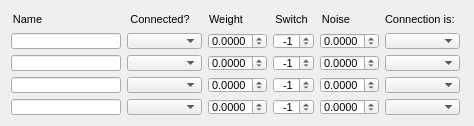
  <widget class="QWidget" name="layoutWidget_5">
   <property name="geometry">
    <rect>
     <x>9</x>
     <y>270</y>
     <width>466</width>
     <height>108</height>
    </rect>
   </property>
   <layout class="QHBoxLayout" name="horizontalLayout_15">
    <item>
     <layout class="QVBoxLayout" name="verticalLayout_37">
      <item>
       <widget class="QLabel" name="label_42">
        <property name="sizePolicy">
         <sizepolicy hsizetype="Fixed" vsizetype="Preferred">
          <horstretch>0</horstretch>
          <verstretch>0</verstretch>
         </sizepolicy>
        </property>
        <property name="minimumSize">
         <size>
          <width>33</width>
          <height>16</height>
         </size>
        </property>
        <property name="maximumSize">
         <size>
          <width>33</width>
          <height>16</height>
         </size>
        </property>
        <property name="font">
         <font>
          <pointsize>8</pointsize>
         </font>
        </property>
        <property name="text">
         <string>Name</string>
        </property>
        <property name="alignment">
         <set>Qt::AlignCenter</set>
        </property>
       </widget>
      </item>
      <item>
       <widget class="QLineEdit" name="unit2Unit1ConnNameLineEdit">
        <property name="sizePolicy">
         <sizepolicy hsizetype="Fixed" vsizetype="Fixed">
          <horstretch>0</horstretch>
          <verstretch>0</verstretch>
         </sizepolicy>
        </property>
        <property name="minimumSize">
         <size>
          <width>110</width>
          <height>16</height>
         </size>
        </property>
        <property name="maximumSize">
         <size>
          <width>110</width>
          <height>16</height>
         </size>
        </property>
        <property name="font">
         <font>
          <pointsize>8</pointsize>
         </font>
        </property>
        <property name="readOnly">
         <bool>true</bool>
        </property>
       </widget>
      </item>
      <item>
       <widget class="QLineEdit" name="unit2Unit2ConnNameLineEdit">
        <property name="sizePolicy">
         <sizepolicy hsizetype="Fixed" vsizetype="Fixed">
          <horstretch>0</horstretch>
          <verstretch>0</verstretch>
         </sizepolicy>
        </property>
        <property name="minimumSize">
         <size>
          <width>110</width>
          <height>16</height>
         </size>
        </property>
        <property name="maximumSize">
         <size>
          <width>110</width>
          <height>16</height>
         </size>
        </property>
        <property name="font">
         <font>
          <pointsize>8</pointsize>
         </font>
        </property>
        <property name="readOnly">
         <bool>true</bool>
        </property>
       </widget>
      </item>
      <item>
       <widget class="QLineEdit" name="unit2Unit3ConnNameLineEdit">
        <property name="sizePolicy">
         <sizepolicy hsizetype="Fixed" vsizetype="Fixed">
          <horstretch>0</horstretch>
          <verstretch>0</verstretch>
         </sizepolicy>
        </property>
        <property name="minimumSize">
         <size>
          <width>110</width>
          <height>16</height>
         </size>
        </property>
        <property name="maximumSize">
         <size>
          <width>110</width>
          <height>16</height>
         </size>
        </property>
        <property name="font">
         <font>
          <pointsize>8</pointsize>
         </font>
        </property>
        <property name="readOnly">
         <bool>true</bool>
        </property>
       </widget>
      </item>
      <item>
       <widget class="QLineEdit" name="unit2Unit4ConnNameLineEdit">
        <property name="sizePolicy">
         <sizepolicy hsizetype="Fixed" vsizetype="Fixed">
          <horstretch>0</horstretch>
          <verstretch>0</verstretch>
         </sizepolicy>
        </property>
        <property name="minimumSize">
         <size>
          <width>110</width>
          <height>16</height>
         </size>
        </property>
        <property name="maximumSize">
         <size>
          <width>110</width>
          <height>16</height>
         </size>
        </property>
        <property name="font">
         <font>
          <pointsize>8</pointsize>
         </font>
        </property>
        <property name="readOnly">
         <bool>true</bool>
        </property>
       </widget>
      </item>
     </layout>
    </item>
    <item>
     <layout class="QVBoxLayout" name="verticalLayout_38">
      <item>
       <widget class="QLabel" name="label_43">
        <property name="sizePolicy">
         <sizepolicy hsizetype="Fixed" vsizetype="Preferred">
          <horstretch>0</horstretch>
          <verstretch>0</verstretch>
         </sizepolicy>
        </property>
        <property name="minimumSize">
         <size>
          <width>66</width>
          <height>16</height>
         </size>
        </property>
        <property name="maximumSize">
         <size>
          <width>66</width>
          <height>16</height>
         </size>
        </property>
        <property name="font">
         <font>
          <pointsize>8</pointsize>
         </font>
        </property>
        <property name="text">
         <string>Connected?</string>
        </property>
        <property name="alignment">
         <set>Qt::AlignCenter</set>
        </property>
       </widget>
      </item>
      <item>
       <widget class="QComboBox" name="unit2Unit1ConnectedComboBox">
        <property name="sizePolicy">
         <sizepolicy hsizetype="Fixed" vsizetype="Fixed">
          <horstretch>0</horstretch>
          <verstretch>0</verstretch>
         </sizepolicy>
        </property>
        <property name="minimumSize">
         <size>
          <width>75</width>
          <height>16</height>
         </size>
        </property>
        <property name="maximumSize">
         <size>
          <width>75</width>
          <height>16</height>
         </size>
        </property>
        <property name="font">
         <font>
          <pointsize>8</pointsize>
         </font>
        </property>
       </widget>
      </item>
      <item>
       <widget class="QComboBox" name="unit2Unit2ConnectedComboBox">
        <property name="sizePolicy">
         <sizepolicy hsizetype="Fixed" vsizetype="Fixed">
          <horstretch>0</horstretch>
          <verstretch>0</verstretch>
         </sizepolicy>
        </property>
        <property name="minimumSize">
         <size>
          <width>75</width>
          <height>16</height>
         </size>
        </property>
        <property name="maximumSize">
         <size>
          <width>75</width>
          <height>16</height>
         </size>
        </property>
        <property name="font">
         <font>
          <pointsize>8</pointsize>
         </font>
        </property>
       </widget>
      </item>
      <item>
       <widget class="QComboBox" name="unit2Unit3ConnectedComboBox">
        <property name="sizePolicy">
         <sizepolicy hsizetype="Fixed" vsizetype="Fixed">
          <horstretch>0</horstretch>
          <verstretch>0</verstretch>
         </sizepolicy>
        </property>
        <property name="minimumSize">
         <size>
          <width>75</width>
          <height>16</height>
         </size>
        </property>
        <property name="maximumSize">
         <size>
          <width>75</width>
          <height>16</height>
         </size>
        </property>
        <property name="font">
         <font>
          <pointsize>8</pointsize>
         </font>
        </property>
       </widget>
      </item>
      <item>
       <widget class="QComboBox" name="unit2Unit4ConnectedComboBox">
        <property name="sizePolicy">
         <sizepolicy hsizetype="Fixed" vsizetype="Fixed">
          <horstretch>0</horstretch>
          <verstretch>0</verstretch>
         </sizepolicy>
        </property>
        <property name="minimumSize">
         <size>
          <width>75</width>
          <height>16</height>
         </size>
        </property>
        <property name="maximumSize">
         <size>
          <width>75</width>
          <height>16</height>
         </size>
        </property>
        <property name="font">
         <font>
          <pointsize>8</pointsize>
         </font>
        </property>
       </widget>
      </item>
     </layout>
    </item>
    <item>
     <layout class="QVBoxLayout" name="verticalLayout_39">
      <item>
       <widget class="QLabel" name="label_44">
        <property name="sizePolicy">
         <sizepolicy hsizetype="Fixed" vsizetype="Preferred">
          <horstretch>0</horstretch>
          <verstretch>0</verstretch>
         </sizepolicy>
        </property>
        <property name="minimumSize">
         <size>
          <width>36</width>
          <height>16</height>
         </size>
        </property>
        <property name="maximumSize">
         <size>
          <width>36</width>
          <height>16</height>
         </size>
        </property>
        <property name="font">
         <font>
          <pointsize>8</pointsize>
         </font>
        </property>
        <property name="text">
         <string>Weight</string>
        </property>
        <property name="alignment">
         <set>Qt::AlignCenter</set>
        </property>
       </widget>
      </item>
      <item>
       <widget class="QDoubleSpinBox" name="unit2Unit1WeightDoubleSpinBox">
        <property name="sizePolicy">
         <sizepolicy hsizetype="Fixed" vsizetype="Fixed">
          <horstretch>0</horstretch>
          <verstretch>0</verstretch>
         </sizepolicy>
        </property>
        <property name="minimumSize">
         <size>
          <width>59</width>
          <height>16</height>
         </size>
        </property>
        <property name="maximumSize">
         <size>
          <width>59</width>
          <height>16</height>
         </size>
        </property>
        <property name="font">
         <font>
          <pointsize>8</pointsize>
         </font>
        </property>
        <property name="wrapping">
         <bool>true</bool>
        </property>
        <property name="alignment">
         <set>Qt::AlignRight|Qt::AlignTrailing|Qt::AlignVCenter</set>
        </property>
        <property name="decimals">
         <number>4</number>
        </property>
        <property name="maximum">
         <double>1.000000000000000</double>
        </property>
        <property name="singleStep">
         <double>0.001000000000000</double>
        </property>
       </widget>
      </item>
      <item>
       <widget class="QDoubleSpinBox" name="unit2Unit2WeightDoubleSpinBox">
        <property name="sizePolicy">
         <sizepolicy hsizetype="Fixed" vsizetype="Fixed">
          <horstretch>0</horstretch>
          <verstretch>0</verstretch>
         </sizepolicy>
        </property>
        <property name="minimumSize">
         <size>
          <width>59</width>
          <height>16</height>
         </size>
        </property>
        <property name="maximumSize">
         <size>
          <width>59</width>
          <height>16</height>
         </size>
        </property>
        <property name="font">
         <font>
          <pointsize>8</pointsize>
         </font>
        </property>
        <property name="wrapping">
         <bool>true</bool>
        </property>
        <property name="alignment">
         <set>Qt::AlignRight|Qt::AlignTrailing|Qt::AlignVCenter</set>
        </property>
        <property name="decimals">
         <number>4</number>
        </property>
        <property name="maximum">
         <double>1.000000000000000</double>
        </property>
        <property name="singleStep">
         <double>0.001000000000000</double>
        </property>
       </widget>
      </item>
      <item>
       <widget class="QDoubleSpinBox" name="unit2Unit3WeightDoubleSpinBox">
        <property name="sizePolicy">
         <sizepolicy hsizetype="Fixed" vsizetype="Fixed">
          <horstretch>0</horstretch>
          <verstretch>0</verstretch>
         </sizepolicy>
        </property>
        <property name="minimumSize">
         <size>
          <width>59</width>
          <height>16</height>
         </size>
        </property>
        <property name="maximumSize">
         <size>
          <width>59</width>
          <height>16</height>
         </size>
        </property>
        <property name="font">
         <font>
          <pointsize>8</pointsize>
         </font>
        </property>
        <property name="wrapping">
         <bool>true</bool>
        </property>
        <property name="alignment">
         <set>Qt::AlignRight|Qt::AlignTrailing|Qt::AlignVCenter</set>
        </property>
        <property name="decimals">
         <number>4</number>
        </property>
        <property name="maximum">
         <double>1.000000000000000</double>
        </property>
        <property name="singleStep">
         <double>0.001000000000000</double>
        </property>
       </widget>
      </item>
      <item>
       <widget class="QDoubleSpinBox" name="unit2Unit4WeightDoubleSpinBox">
        <property name="sizePolicy">
         <sizepolicy hsizetype="Fixed" vsizetype="Fixed">
          <horstretch>0</horstretch>
          <verstretch>0</verstretch>
         </sizepolicy>
        </property>
        <property name="minimumSize">
         <size>
          <width>59</width>
          <height>16</height>
         </size>
        </property>
        <property name="maximumSize">
         <size>
          <width>59</width>
          <height>16</height>
         </size>
        </property>
        <property name="font">
         <font>
          <pointsize>8</pointsize>
         </font>
        </property>
        <property name="wrapping">
         <bool>true</bool>
        </property>
        <property name="alignment">
         <set>Qt::AlignRight|Qt::AlignTrailing|Qt::AlignVCenter</set>
        </property>
        <property name="decimals">
         <number>4</number>
        </property>
        <property name="maximum">
         <double>1.000000000000000</double>
        </property>
        <property name="singleStep">
         <double>0.001000000000000</double>
        </property>
       </widget>
      </item>
     </layout>
    </item>
    <item>
     <layout class="QVBoxLayout" name="verticalLayout_40">
      <item>
       <widget class="QLabel" name="label_45">
        <property name="sizePolicy">
         <sizepolicy hsizetype="Fixed" vsizetype="Preferred">
          <horstretch>0</horstretch>
          <verstretch>0</verstretch>
         </sizepolicy>
        </property>
        <property name="minimumSize">
         <size>
          <width>37</width>
          <height>16</height>
         </size>
        </property>
        <property name="maximumSize">
         <size>
          <width>37</width>
          <height>16</height>
         </size>
        </property>
        <property name="font">
         <font>
          <pointsize>8</pointsize>
         </font>
        </property>
        <property name="text">
         <string>Switch</string>
        </property>
        <property name="alignment">
         <set>Qt::AlignCenter</set>
        </property>
       </widget>
      </item>
      <item>
       <widget class="QSpinBox" name="unit2Unit1SwitchSpinBox">
        <property name="sizePolicy">
         <sizepolicy hsizetype="Fixed" vsizetype="Fixed">
          <horstretch>0</horstretch>
          <verstretch>0</verstretch>
         </sizepolicy>
        </property>
        <property name="minimumSize">
         <size>
          <width>41</width>
          <height>16</height>
         </size>
        </property>
        <property name="maximumSize">
         <size>
          <width>41</width>
          <height>16</height>
         </size>
        </property>
        <property name="font">
         <font>
          <pointsize>8</pointsize>
         </font>
        </property>
        <property name="wrapping">
         <bool>true</bool>
        </property>
        <property name="alignment">
         <set>Qt::AlignRight|Qt::AlignTrailing|Qt::AlignVCenter</set>
        </property>
        <property name="minimum">
         <number>-1</number>
        </property>
        <property name="maximum">
         <number>1</number>
        </property>
        <property name="singleStep">
         <number>2</number>
        </property>
        <property name="value">
         <number>-1</number>
        </property>
       </widget>
      </item>
      <item>
       <widget class="QSpinBox" name="unit2Unit2SwitchSpinBox">
        <property name="sizePolicy">
         <sizepolicy hsizetype="Fixed" vsizetype="Fixed">
          <horstretch>0</horstretch>
          <verstretch>0</verstretch>
         </sizepolicy>
        </property>
        <property name="minimumSize">
         <size>
          <width>41</width>
          <height>16</height>
         </size>
        </property>
        <property name="maximumSize">
         <size>
          <width>41</width>
          <height>16</height>
         </size>
        </property>
        <property name="font">
         <font>
          <pointsize>8</pointsize>
         </font>
        </property>
        <property name="wrapping">
         <bool>true</bool>
        </property>
        <property name="alignment">
         <set>Qt::AlignRight|Qt::AlignTrailing|Qt::AlignVCenter</set>
        </property>
        <property name="minimum">
         <number>-1</number>
        </property>
        <property name="maximum">
         <number>1</number>
        </property>
        <property name="singleStep">
         <number>2</number>
        </property>
        <property name="value">
         <number>-1</number>
        </property>
       </widget>
      </item>
      <item>
       <widget class="QSpinBox" name="unit2Unit3SwitchSpinBox">
        <property name="sizePolicy">
         <sizepolicy hsizetype="Fixed" vsizetype="Fixed">
          <horstretch>0</horstretch>
          <verstretch>0</verstretch>
         </sizepolicy>
        </property>
        <property name="minimumSize">
         <size>
          <width>41</width>
          <height>16</height>
         </size>
        </property>
        <property name="maximumSize">
         <size>
          <width>41</width>
          <height>16</height>
         </size>
        </property>
        <property name="font">
         <font>
          <pointsize>8</pointsize>
         </font>
        </property>
        <property name="wrapping">
         <bool>true</bool>
        </property>
        <property name="alignment">
         <set>Qt::AlignRight|Qt::AlignTrailing|Qt::AlignVCenter</set>
        </property>
        <property name="minimum">
         <number>-1</number>
        </property>
        <property name="maximum">
         <number>1</number>
        </property>
        <property name="singleStep">
         <number>2</number>
        </property>
        <property name="value">
         <number>-1</number>
        </property>
       </widget>
      </item>
      <item>
       <widget class="QSpinBox" name="unit2Unit4SwitchSpinBox">
        <property name="sizePolicy">
         <sizepolicy hsizetype="Fixed" vsizetype="Fixed">
          <horstretch>0</horstretch>
          <verstretch>0</verstretch>
         </sizepolicy>
        </property>
        <property name="minimumSize">
         <size>
          <width>41</width>
          <height>16</height>
         </size>
        </property>
        <property name="maximumSize">
         <size>
          <width>41</width>
          <height>16</height>
         </size>
        </property>
        <property name="font">
         <font>
          <pointsize>8</pointsize>
         </font>
        </property>
        <property name="wrapping">
         <bool>true</bool>
        </property>
        <property name="alignment">
         <set>Qt::AlignRight|Qt::AlignTrailing|Qt::AlignVCenter</set>
        </property>
        <property name="minimum">
         <number>-1</number>
        </property>
        <property name="maximum">
         <number>1</number>
        </property>
        <property name="singleStep">
         <number>2</number>
        </property>
        <property name="value">
         <number>-1</number>
        </property>
       </widget>
      </item>
     </layout>
    </item>
    <item>
     <layout class="QVBoxLayout" name="verticalLayout_41">
      <item>
       <widget class="QLabel" name="label_46">
        <property name="sizePolicy">
         <sizepolicy hsizetype="Fixed" vsizetype="Preferred">
          <horstretch>0</horstretch>
          <verstretch>0</verstretch>
         </sizepolicy>
        </property>
        <property name="minimumSize">
         <size>
          <width>32</width>
          <height>16</height>
         </size>
        </property>
        <property name="maximumSize">
         <size>
          <width>32</width>
          <height>16</height>
         </size>
        </property>
        <property name="font">
         <font>
          <pointsize>8</pointsize>
         </font>
        </property>
        <property name="text">
         <string>Noise</string>
        </property>
        <property name="alignment">
         <set>Qt::AlignCenter</set>
        </property>
       </widget>
      </item>
      <item>
       <widget class="QDoubleSpinBox" name="unit2Unit1NoiseDoubleSpinBox">
        <property name="sizePolicy">
         <sizepolicy hsizetype="Fixed" vsizetype="Fixed">
          <horstretch>0</horstretch>
          <verstretch>0</verstretch>
         </sizepolicy>
        </property>
        <property name="minimumSize">
         <size>
          <width>59</width>
          <height>16</height>
         </size>
        </property>
        <property name="maximumSize">
         <size>
          <width>59</width>
          <height>16</height>
         </size>
        </property>
        <property name="font">
         <font>
          <pointsize>8</pointsize>
         </font>
        </property>
        <property name="wrapping">
         <bool>true</bool>
        </property>
        <property name="alignment">
         <set>Qt::AlignRight|Qt::AlignTrailing|Qt::AlignVCenter</set>
        </property>
        <property name="decimals">
         <number>4</number>
        </property>
        <property name="maximum">
         <double>1.000000000000000</double>
        </property>
        <property name="singleStep">
         <double>0.001000000000000</double>
        </property>
       </widget>
      </item>
      <item>
       <widget class="QDoubleSpinBox" name="unit2Unit2NoiseDoubleSpinBox">
        <property name="sizePolicy">
         <sizepolicy hsizetype="Fixed" vsizetype="Fixed">
          <horstretch>0</horstretch>
          <verstretch>0</verstretch>
         </sizepolicy>
        </property>
        <property name="minimumSize">
         <size>
          <width>59</width>
          <height>16</height>
         </size>
        </property>
        <property name="maximumSize">
         <size>
          <width>59</width>
          <height>16</height>
         </size>
        </property>
        <property name="font">
         <font>
          <pointsize>8</pointsize>
         </font>
        </property>
        <property name="wrapping">
         <bool>true</bool>
        </property>
        <property name="alignment">
         <set>Qt::AlignRight|Qt::AlignTrailing|Qt::AlignVCenter</set>
        </property>
        <property name="decimals">
         <number>4</number>
        </property>
        <property name="maximum">
         <double>1.000000000000000</double>
        </property>
        <property name="singleStep">
         <double>0.001000000000000</double>
        </property>
       </widget>
      </item>
      <item>
       <widget class="QDoubleSpinBox" name="unit2Unit3NoiseDoubleSpinBox">
        <property name="sizePolicy">
         <sizepolicy hsizetype="Fixed" vsizetype="Fixed">
          <horstretch>0</horstretch>
          <verstretch>0</verstretch>
         </sizepolicy>
        </property>
        <property name="minimumSize">
         <size>
          <width>59</width>
          <height>16</height>
         </size>
        </property>
        <property name="maximumSize">
         <size>
          <width>59</width>
          <height>16</height>
         </size>
        </property>
        <property name="font">
         <font>
          <pointsize>8</pointsize>
         </font>
        </property>
        <property name="wrapping">
         <bool>true</bool>
        </property>
        <property name="alignment">
         <set>Qt::AlignRight|Qt::AlignTrailing|Qt::AlignVCenter</set>
        </property>
        <property name="decimals">
         <number>4</number>
        </property>
        <property name="maximum">
         <double>1.000000000000000</double>
        </property>
        <property name="singleStep">
         <double>0.001000000000000</double>
        </property>
       </widget>
      </item>
      <item>
       <widget class="QDoubleSpinBox" name="unit2Unit4NoiseDoubleSpinBox">
        <property name="sizePolicy">
         <sizepolicy hsizetype="Fixed" vsizetype="Fixed">
          <horstretch>0</horstretch>
          <verstretch>0</verstretch>
         </sizepolicy>
        </property>
        <property name="minimumSize">
         <size>
          <width>59</width>
          <height>16</height>
         </size>
        </property>
        <property name="maximumSize">
         <size>
          <width>59</width>
          <height>16</height>
         </size>
        </property>
        <property name="font">
         <font>
          <pointsize>8</pointsize>
         </font>
        </property>
        <property name="wrapping">
         <bool>true</bool>
        </property>
        <property name="alignment">
         <set>Qt::AlignRight|Qt::AlignTrailing|Qt::AlignVCenter</set>
        </property>
        <property name="decimals">
         <number>4</number>
        </property>
        <property name="maximum">
         <double>1.000000000000000</double>
        </property>
        <property name="singleStep">
         <double>0.001000000000000</double>
        </property>
       </widget>
      </item>
     </layout>
    </item>
    <item>
     <layout class="QVBoxLayout" name="verticalLayout_42">
      <item>
       <widget class="QLabel" name="label_47">
        <property name="sizePolicy">
         <sizepolicy hsizetype="Fixed" vsizetype="Preferred">
          <horstretch>0</horstretch>
          <verstretch>0</verstretch>
         </sizepolicy>
        </property>
        <property name="minimumSize">
         <size>
          <width>78</width>
          <height>16</height>
         </size>
        </property>
        <property name="maximumSize">
         <size>
          <width>78</width>
          <height>16</height>
         </size>
        </property>
        <property name="font">
         <font>
          <pointsize>8</pointsize>
         </font>
        </property>
        <property name="text">
         <string>Connection is:</string>
        </property>
       </widget>
      </item>
      <item>
       <widget class="QComboBox" name="unit2Unit1UniselectorComboBox">
        <property name="sizePolicy">
         <sizepolicy hsizetype="Fixed" vsizetype="Fixed">
          <horstretch>0</horstretch>
          <verstretch>0</verstretch>
         </sizepolicy>
        </property>
        <property name="minimumSize">
         <size>
          <width>75</width>
          <height>16</height>
         </size>
        </property>
        <property name="maximumSize">
         <size>
          <width>75</width>
          <height>16</height>
         </size>
        </property>
        <property name="font">
         <font>
          <pointsize>8</pointsize>
         </font>
        </property>
       </widget>
      </item>
      <item>
       <widget class="QComboBox" name="unit2Unit2UniselectorComboBox">
        <property name="sizePolicy">
         <sizepolicy hsizetype="Fixed" vsizetype="Fixed">
          <horstretch>0</horstretch>
          <verstretch>0</verstretch>
         </sizepolicy>
        </property>
        <property name="minimumSize">
         <size>
          <width>75</width>
          <height>16</height>
         </size>
        </property>
        <property name="maximumSize">
         <size>
          <width>75</width>
          <height>16</height>
         </size>
        </property>
        <property name="font">
         <font>
          <pointsize>8</pointsize>
         </font>
        </property>
       </widget>
      </item>
      <item>
       <widget class="QComboBox" name="unit2Unit3UniselectorComboBox">
        <property name="sizePolicy">
         <sizepolicy hsizetype="Fixed" vsizetype="Fixed">
          <horstretch>0</horstretch>
          <verstretch>0</verstretch>
         </sizepolicy>
        </property>
        <property name="minimumSize">
         <size>
          <width>75</width>
          <height>16</height>
         </size>
        </property>
        <property name="maximumSize">
         <size>
          <width>75</width>
          <height>16</height>
         </size>
        </property>
        <property name="font">
         <font>
          <pointsize>8</pointsize>
         </font>
        </property>
       </widget>
      </item>
      <item>
       <widget class="QComboBox" name="unit2Unit4UniselectorComboBox">
        <property name="sizePolicy">
         <sizepolicy hsizetype="Fixed" vsizetype="Fixed">
          <horstretch>0</horstretch>
          <verstretch>0</verstretch>
         </sizepolicy>
        </property>
        <property name="minimumSize">
         <size>
          <width>75</width>
          <height>16</height>
         </size>
        </property>
        <property name="maximumSize">
         <size>
          <width>75</width>
          <height>16</height>
         </size>
        </property>
        <property name="font">
         <font>
          <pointsize>8</pointsize>
         </font>
        </property>
       </widget>
      </item>
     </layout>
    </item>
   </layout>
  </widget>
